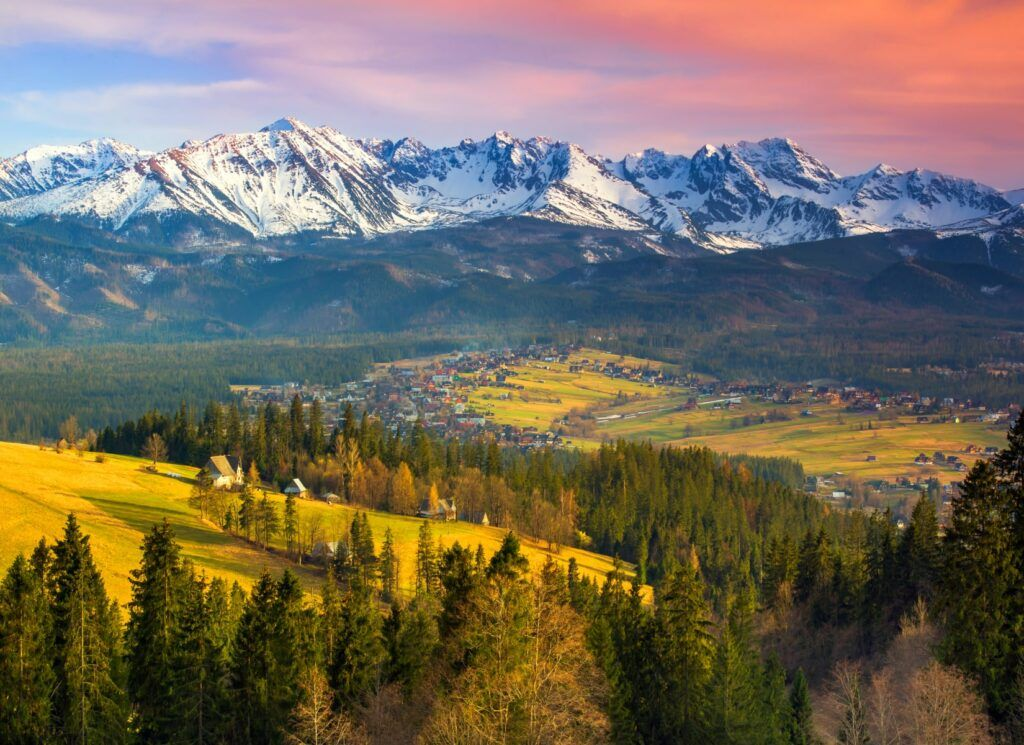
#> input picture Przetwarzanie strumieni danych/Lab/2/gory.jpg, 1024 x 745 px
$ python zad1.py
#> lines starting #> are read from the running program, lines starting #| are printed output that depends on the picture
import cv2
import os
import numpy as np
import matplotlib.pyplot as plt
import matplotlib.patches as mpatches
from matplotlib.widgets import RadioButtons, Button, Slider, TextBox
import tkinter as tk
from tkinter import filedialog

filename = "gory.jpg"
current_dir = os.path.dirname(os.path.abspath(__file__))
filepath = os.path.join(current_dir, filename)
image1 = cv2.imread(filepath)
#> image1 is the input picture: shape (745, 1024, 3); mean B, G, R 93.2, 107.3, 116.1

filepath2 = os.path.join(current_dir, 'obraz_kopiowany.png')
cv2.imwrite(filepath2, image1)

# Zmienna przechowująca stan aplikacji
state = {
    'image': image1,
    'color_space': 'RGB',
    'noise': False,         # czy szum sól i pieprz jest włączony
    'noise_salt': 0.02,     # odsetek pikseli soli (2 %)
    'noise_pepper': 0.02,   # odsetek pikseli pieprzu (2 %)
    'rotation': 0,          # kąt obrotu w stopniach
}

COLOR_SPACES = ['RGB', 'aRGB', 'YCbCr', 'HSL']

X_LABELS = {
    'RGB':   'Wartość piksela (0–255)',
    'aRGB':  'Wartość piksela (0–255)',
    'YCbCr': 'Wartość składowej (0–255)',
    'HSL':   'Wartość składowej (0–255)',
}

# [16 lines left out: function add_salt_pepper, not called in this run]

def rotate_image(image_bgr, angle):
    """Obraca obraz o podany kąt (stopnie, CCW), rozszerza canvas."""
    if angle == 0:
        return image_bgr
    h, w = image_bgr.shape[:2]
    cx, cy = w / 2.0, h / 2.0
    M = cv2.getRotationMatrix2D((cx, cy), angle, 1.0)
    cos_a = abs(M[0, 0])
    sin_a = abs(M[0, 1])
    new_w = int(h * sin_a + w * cos_a)
    new_h = int(h * cos_a + w * sin_a)
    M[0, 2] += new_w / 2.0 - cx
    M[1, 2] += new_h / 2.0 - cy
    return cv2.warpAffine(image_bgr, M, (new_w, new_h), borderValue=(0, 0, 0))


def current_display_image():
    """Zwraca obraz do wyświetlenia (obrót → szum)."""
    img = rotate_image(state['image'], state['rotation'])
    if state['noise']:
        img = add_salt_pepper(img, state['noise_salt'], state['noise_pepper'])
    return img


# [7 lines left out: function smooth_hist, not called in this run]


def get_channels(image_bgr, color_space):
    """Zwraca listę (nazwa, histogram[256], kolor_linii, kolor_fill)."""
#> called with color_space = 'RGB'
    b_ch, g_ch, r_ch = cv2.split(image_bgr)
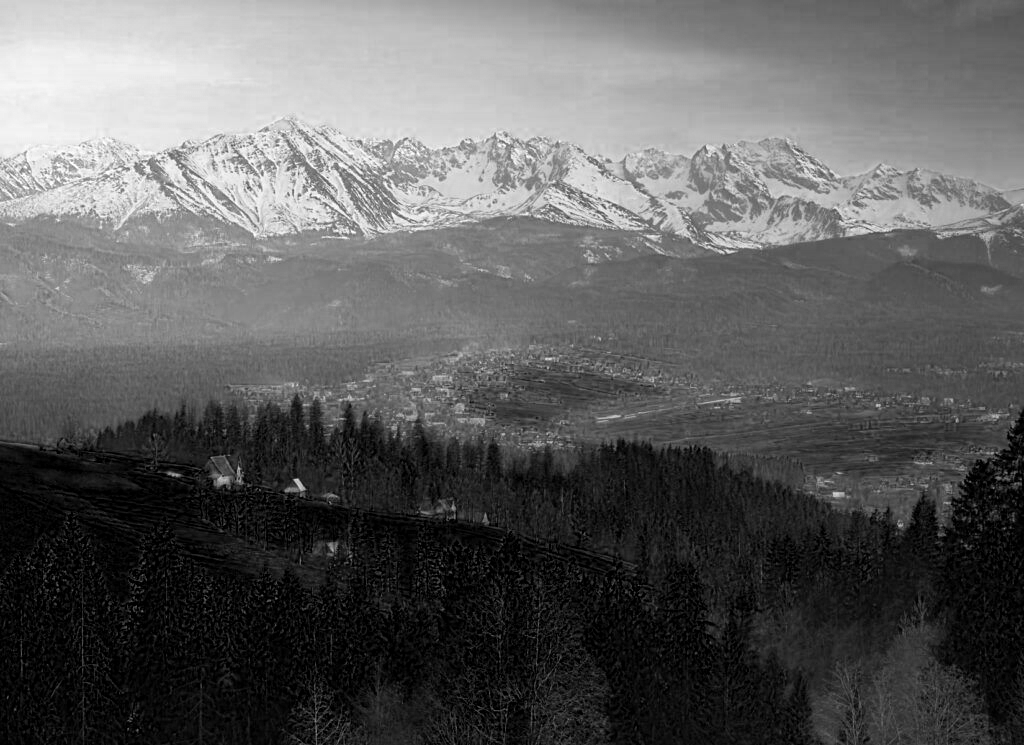
#> b_ch: shape (745, 1024); min 0, max 255, mean 93.2
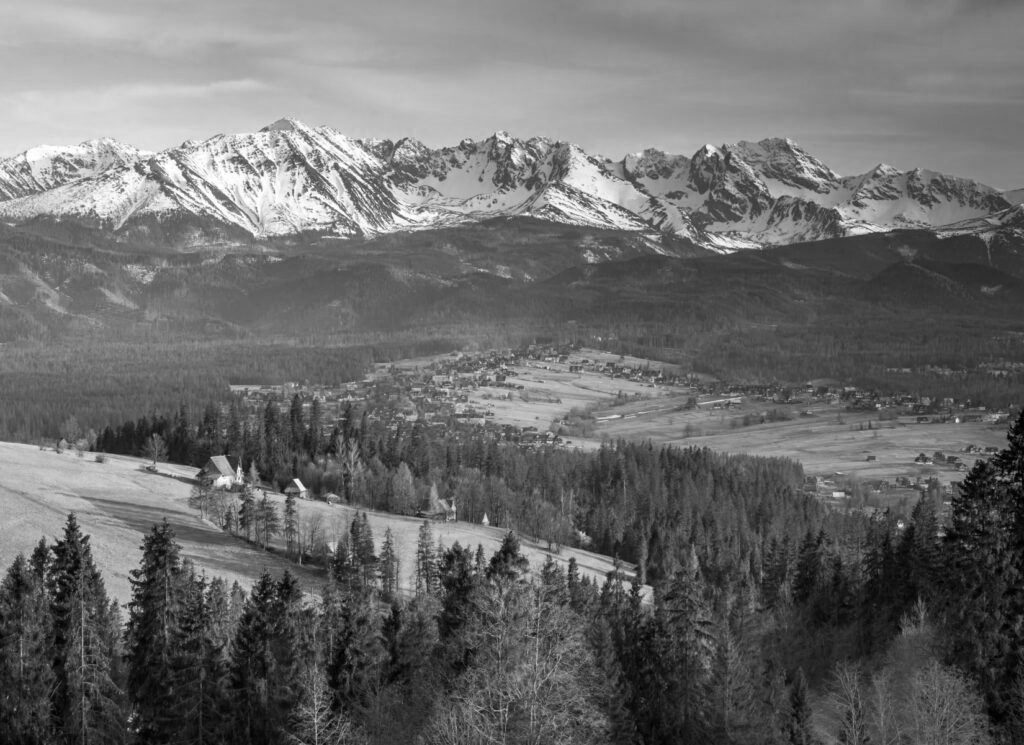
#> g_ch: shape (745, 1024); min 0, max 255, mean 107.3
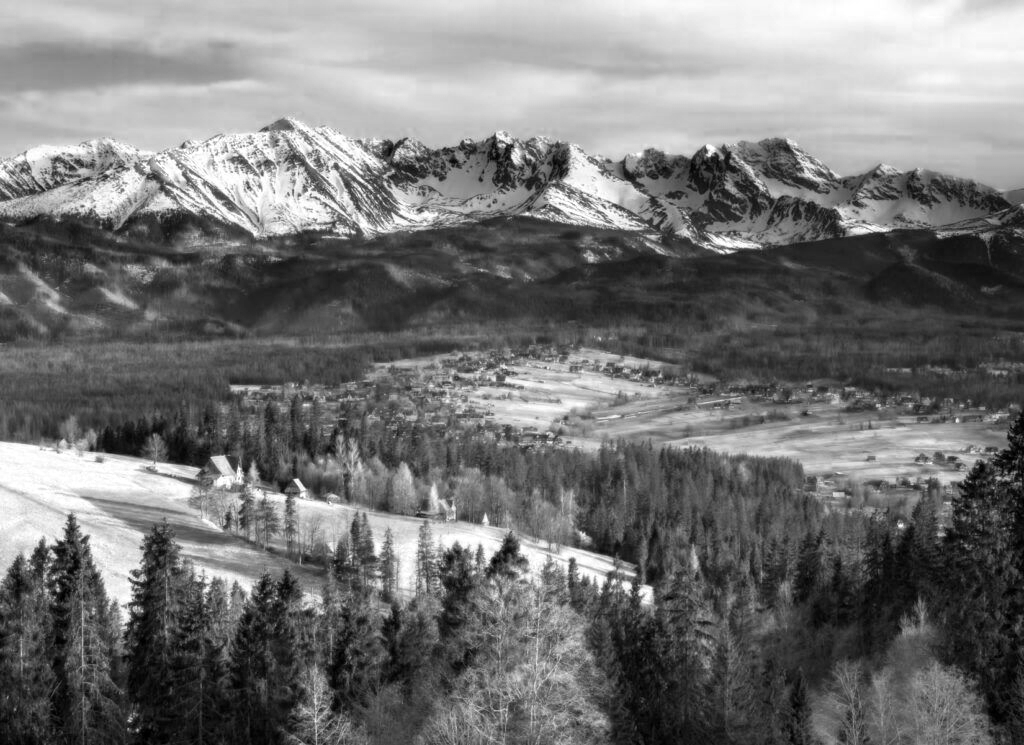
#> r_ch: shape (745, 1024); min 0, max 255, mean 116.1

    def hist256(ch):
        return cv2.calcHist([ch], [0], None, [256], [0, 256]).flatten()

    if color_space == 'RGB':
        return [
            ('Red',   hist256(r_ch), 'tomato',     'red'),
            ('Green', hist256(g_ch), 'limegreen',  'lime'),
            ('Blue',  hist256(b_ch), 'dodgerblue', 'blue'),
        ]

    elif color_space == 'aRGB':
        luma = cv2.cvtColor(image_bgr, cv2.COLOR_BGR2GRAY)
        return [
            ('Red',        hist256(r_ch),   'tomato',     'red'),
            ('Green',      hist256(g_ch),   'limegreen',  'lime'),
            ('Blue',       hist256(b_ch),   'dodgerblue', 'blue'),
            ('Naświetlenie', hist256(luma), 'white',    '#cccccc'),
        ]

    elif color_space == 'YCbCr':
        # Luma (Y) + chroma niebieska (Cb) + chroma czerwona (Cr)
        ycrcb = cv2.cvtColor(image_bgr, cv2.COLOR_BGR2YCrCb)
        y_ch  = ycrcb[:, :, 0]
        cr_ch = ycrcb[:, :, 1]
        cb_ch = ycrcb[:, :, 2]
        return [
            ('Y  (jasność)',   hist256(y_ch),  'white',      '#cccccc'),
            ('Cr (czerwień)',  hist256(cr_ch), 'tomato',     'red'),
            ('Cb (błękit)',    hist256(cb_ch), 'dodgerblue', 'blue'),
        ]

    elif color_space == 'HSL':
        hls  = cv2.cvtColor(image_bgr, cv2.COLOR_BGR2HLS)
        h_ch = hls[:, :, 0]   # zakres 0–179 (OpenCV)
        l_ch = hls[:, :, 1]   # 0–255
        s_ch = hls[:, :, 2]   # 0–255

        # Hue ma tylko 180 unikalnych wartości – interpolujemy do 256 kubełków,
        # żeby uniknąć poszarpanego wykresu
        h_raw = cv2.calcHist([h_ch], [0], None, [180], [0, 180]).flatten()
        h_hist = np.interp(np.linspace(0, 179, 256), np.arange(180), h_raw)

        return [
            ('Hue',        h_hist,        'gold',        'orange'),
            ('Saturation', hist256(s_ch), 'deepskyblue', 'steelblue'),
            ('Lightness',  hist256(l_ch), 'white',       '#cccccc'),
        ]

    else:
        raise ValueError(f"Nieznana przestrzeń kolorów: {color_space}")


def redraw_histogram(ax, image_bgr, color_space):
    ax.cla()
    ax.set_facecolor('#1a1a1a')

    channels = get_channels(image_bgr, color_space)
#> channels = 3 items
    x = np.arange(256)

    max_val = max(ch[1].max() for ch in channels) or 1.0
#> max_val = 36388
    normalized = [
        (name, vals / max_val, line_c, fill_c)
        for name, vals, line_c, fill_c in channels
    ]
#> normalized = 3 items

    for name, vals, line_c, fill_c in normalized:
        ax.bar(x, vals, width=1.0, alpha=0.55, color=fill_c, linewidth=0)
        ax.step(x, vals, where='mid', color=line_c, linewidth=0.8, alpha=0.95)
#> this loop made 3 passes
#> (name, line_c, fill_c) on passes 1 to 3: ('Red', 'tomato', 'red'), ('Green', 'limegreen', 'lime'), ('Blue', 'dodgerblue', 'blue')

    ax.set_xlim(0, 255)
    ax.set_ylim(0, 1.08)
    ax.tick_params(colors='gray', labelsize=8)
    for spine in ax.spines.values():
        spine.set_edgecolor('#444444')
#> this loop made 4 passes
    ax.grid(True, color='#2a2a2a', linewidth=0.6, linestyle='--')

    patches = [mpatches.Patch(color=line_c, label=name)
               for name, _, line_c, _ in normalized]
#> patches = 3 items
    ax.legend(handles=patches, loc='upper left', facecolor='#2a2a2a',
              edgecolor='#555555', labelcolor='white', fontsize=9)

    ax.set_title(f'Histogram kolorów – {color_space}', color='white', fontsize=11, pad=6)
    ax.set_xlabel(X_LABELS[color_space], color='gray', fontsize=8)
    ax.set_ylabel('Częstotliwość (norm.)', color='gray', fontsize=8)

fig = plt.figure(figsize=(16, 9), facecolor='#1a1a1a')

# Wszystkie osie pozycjonowane ręcznie [left, bottom, width, height]
# Lewa kolumna (szeroka): obraz | suwak | histogram
# Prawa kolumna (wąska):  radio | przyciski
ax_img    = fig.add_axes([0.05, 0.44, 0.78, 0.52])               # duży podgląd
ax_slider = fig.add_axes([0.05, 0.36, 0.78, 0.04],               # suwak obrotu
                         facecolor='#2a2a2a')
ax_hist   = fig.add_axes([0.05, 0.07, 0.78, 0.26])               # histogram
ax_rb     = fig.add_axes([0.867, 0.35, 0.115, 0.58],             # radio
                         facecolor='#2a2a2a')
ax_btn          = fig.add_axes([0.855, 0.22, 0.135, 0.07])       # wybierz obraz
ax_btn_snp      = fig.add_axes([0.855, 0.12, 0.135, 0.07])       # szum S&P
ax_slider_salt  = fig.add_axes([0.855, 0.075, 0.135, 0.033],     # suwak soli
                               facecolor='#2a2a2a')
ax_slider_pepper = fig.add_axes([0.855, 0.028, 0.135, 0.033],    # suwak pieprzu
                                facecolor='#2a2a2a')
ax_tb_save  = fig.add_axes([0.05, 0.010, 0.52, 0.052])           # pole nazwy pliku
ax_btn_save = fig.add_axes([0.60, 0.008, 0.23, 0.056])           # przycisk zapisu

def redraw_image(title_path=None):
    ax_img.cla()
    ax_img.imshow(cv2.cvtColor(current_display_image(), cv2.COLOR_BGR2RGB))
    name = title_path or filepath
    tags = []
    if state['noise']:
        tags.append('szum S&P')
    if state['rotation'] != 0:
        tags.append(f'{state["rotation"]:+.0f}°')
    tag_str = '  [' + ', '.join(tags) + ']' if tags else ''
    ax_img.set_title(
        f'Załadowany obraz: {os.path.basename(name)}{tag_str}',
        color='white', fontsize=10, pad=6,
    )
    ax_img.axis('off')


# --- Obraz ---
redraw_image()

# --- Histogram (domyślnie RGB) ---
redraw_histogram(ax_hist, current_display_image(), state['color_space'])

# --- Suwak obrotu ---
rotation_slider = Slider(
    ax_slider, 'Obrót', -180, 180,
    valinit=0, valstep=1,
    color='dodgerblue',
)
rotation_slider.label.set_color('white')
rotation_slider.valtext.set_color('white')
for spine in ax_slider.spines.values():
    spine.set_edgecolor('#555555')

# --- Radio buttons ---
for spine in ax_rb.spines.values():
    spine.set_edgecolor('#555555')

radio = RadioButtons(ax_rb, COLOR_SPACES, activecolor='dodgerblue')
for lbl in radio.labels:
    lbl.set_color('white')
    lbl.set_fontsize(11)
ax_rb.set_title('Przestrzeń\nkolorów', color='white', fontsize=10, pad=10)

# --- Przycisk wyboru pliku ---
btn = Button(ax_btn, 'Wybierz obraz', color='#3a3a3a', hovercolor='#555555')
btn.label.set_color('white')
btn.label.set_fontsize(9)

# --- Toggle szumu sól i pieprz ---
btn_snp = Button(ax_btn_snp, 'Szum S&P: WYŁ', color='#3a3a3a', hovercolor='#555555')
btn_snp.label.set_color('#aaaaaa')
btn_snp.label.set_fontsize(9)

# --- Suwak soli ---
salt_slider = Slider(
    ax_slider_salt, 'Sól', 0.0, 0.2,
    valinit=0.02, valstep=0.001,
    color='white',
)
salt_slider.label.set_color('white')
salt_slider.label.set_fontsize(8)
salt_slider.valtext.set_color('white')
salt_slider.valtext.set_fontsize(8)
for spine in ax_slider_salt.spines.values():
    spine.set_edgecolor('#555555')

# --- Suwak pieprzu ---
pepper_slider = Slider(
    ax_slider_pepper, 'Pieprz', 0.0, 0.2,
    valinit=0.02, valstep=0.001,
    color='#444444',
)
pepper_slider.label.set_color('white')
pepper_slider.label.set_fontsize(8)
pepper_slider.valtext.set_color('white')
pepper_slider.valtext.set_fontsize(8)
for spine in ax_slider_pepper.spines.values():
    spine.set_edgecolor('#555555')


# [74 lines left out: functions on_open, on_radio, on_toggle_snp, on_rotation, on_salt, on_pepper, not called in this run]


# --- Pole nazwy pliku ---
tb_save = TextBox(ax_tb_save, 'Plik: ', initial='output.png',
                  color='#2a2a2a', hovercolor='#3a3a3a')
tb_save.label.set_color('white')
tb_save.label.set_fontsize(12)
tb_save.text_disp.set_color('white')
tb_save.text_disp.set_fontsize(13)
for spine in ax_tb_save.spines.values():
    spine.set_edgecolor('#555555')

# --- Przycisk zapisu ---
btn_save = Button(ax_btn_save, 'Zapisz obraz', color='#1a3a1a', hovercolor='#2a5a2a')
btn_save.label.set_color('lightgreen')
btn_save.label.set_fontsize(9)


# [10 lines left out: function on_save, not called in this run]


btn_save.on_clicked(on_save)

btn.on_clicked(on_open)
radio.on_clicked(on_radio)
btn_snp.on_clicked(on_toggle_snp)
rotation_slider.on_changed(on_rotation)
salt_slider.on_changed(on_salt)
pepper_slider.on_changed(on_pepper)

fig.canvas.manager.set_window_title('Analiza histogramu obrazu')
plt.show()
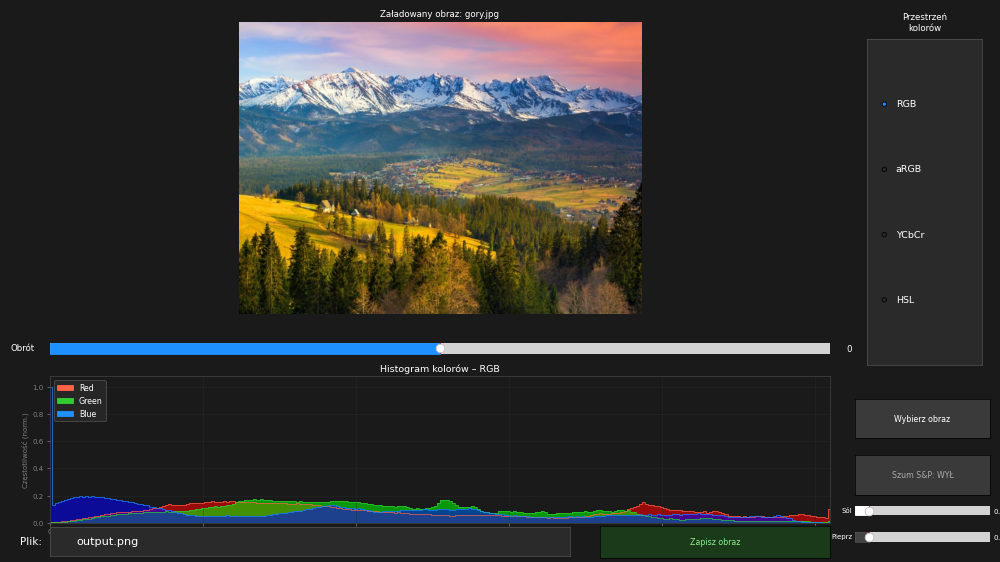
#> figure drawn by matplotlib, 7 panels; panel 3: tallest bar 0.158 high, from x = 56.5 to 57.5; panel 3: tallest bar 0.171 high, from x = 66.5 to 67.5; panel 3: tallest bar 1 high, from x = -0.5 to 0.5; panel 3: curve peaks at x = 57, y = 0.158

$ run again, with Przetwarzanie strumieni danych/Lab/2/obraz2.jpg copied over Przetwarzanie strumieni danych/Lab/2/gory.jpg
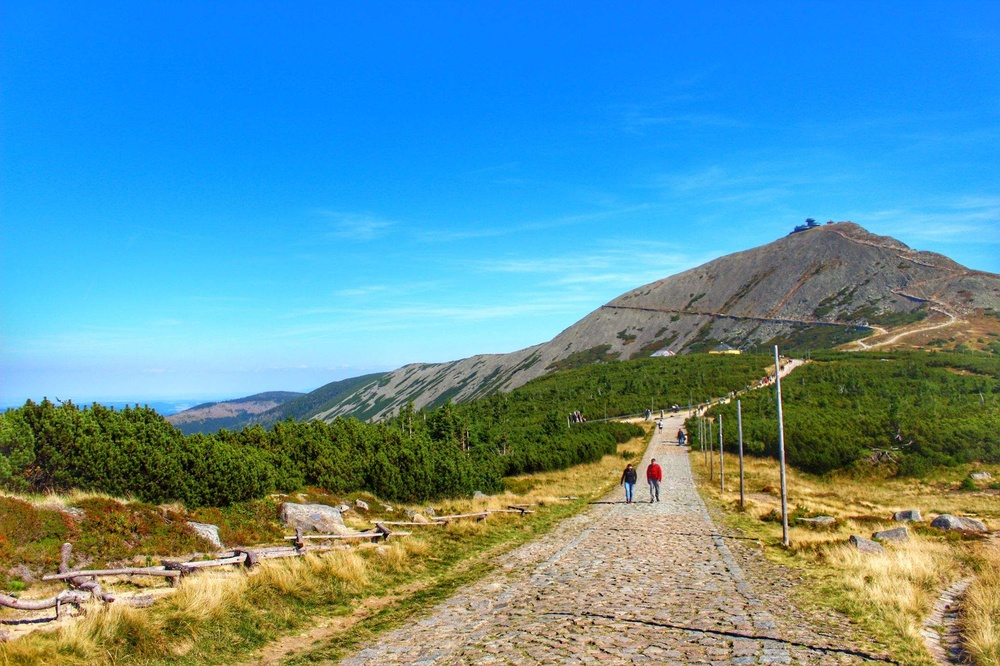
#> input picture Przetwarzanie strumieni danych/Lab/2/obraz2.jpg, 1000 x 666 px, shrunk from 2074 x 1382 before the run
#> image1 is the input picture: shape (666, 1000, 3); mean B, G, R 163, 145.7, 91.7
#> in get_channels, `b_ch, g_ch, r_ch = cv2.split(image_bgr)`:
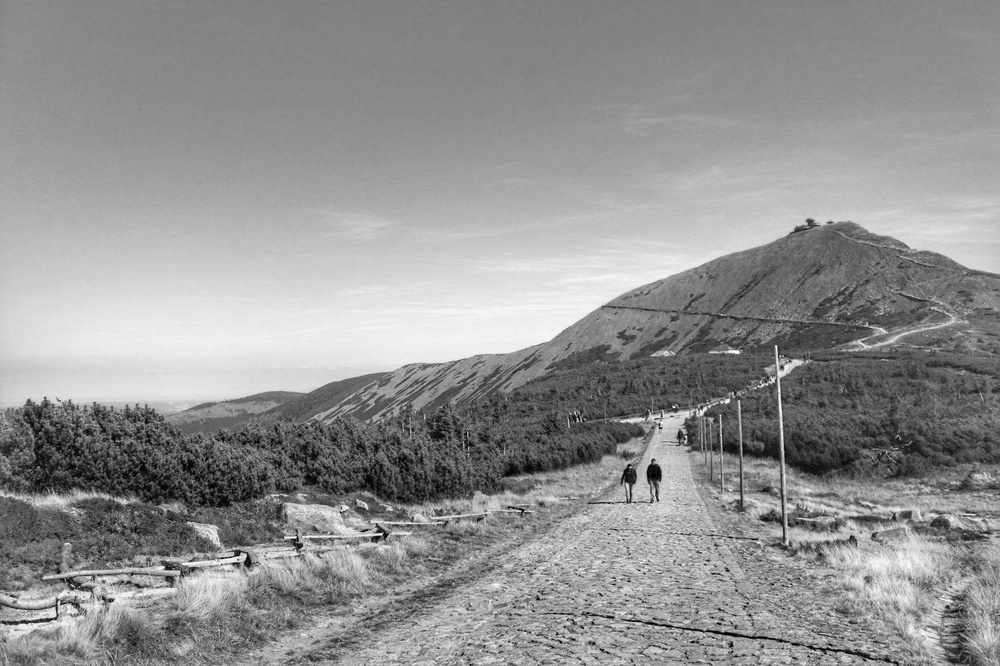
#> g_ch: shape (666, 1000); min 0, max 255, mean 145.7
#> in get_channels, `b_ch, g_ch, r_ch = cv2.split(image_bgr)`:
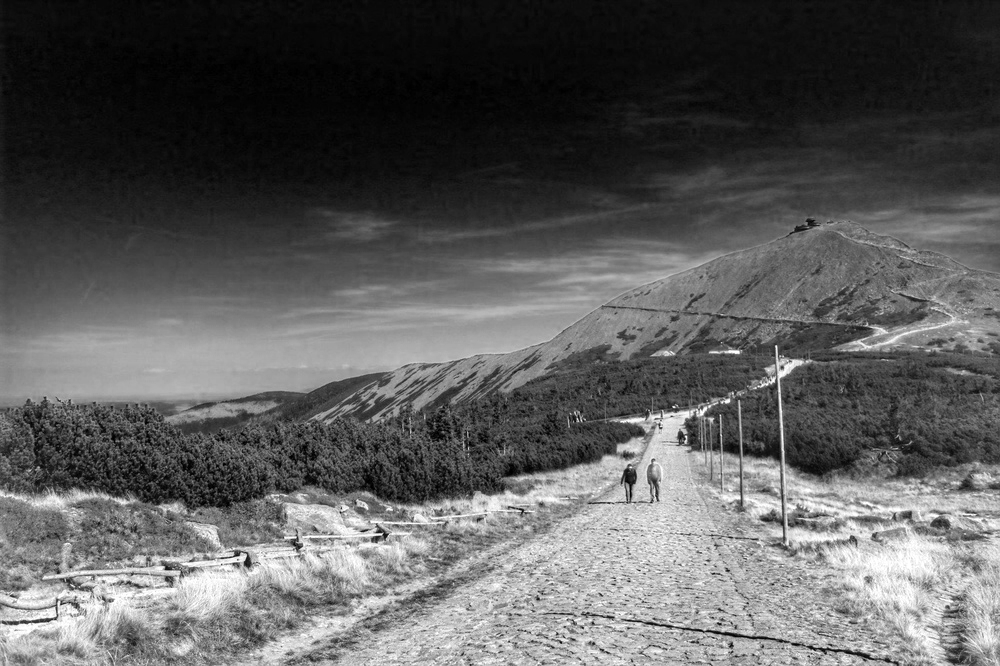
#> r_ch: shape (666, 1000); min 0, max 255, mean 91.7
#> channels = 3 items
#> max_val = 139664
#> normalized = 3 items
#> the loop in redraw_histogram, `for name, vals, line_c, fill_c in normalized:` made 3 passes
#> (name, line_c, fill_c) on passes 1 to 3: ('Red', 'tomato', 'red'), ('Green', 'limegreen', 'lime'), ('Blue', 'dodgerblue', 'blue')
#> the loop in redraw_histogram, `for spine in ax.spines.values():` made 4 passes
